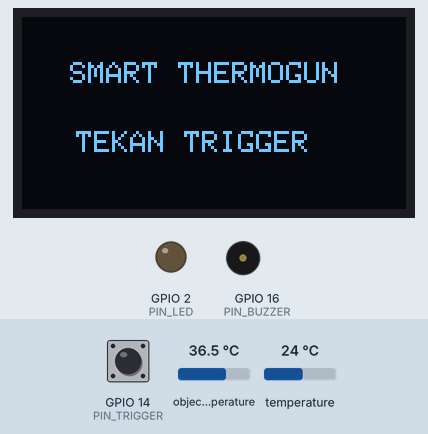
Recording of a sketch running on a simulated ESP32. Parts: 128×64 one-colour display, output pins drawn as LEDs (lit = HIGH), buzzer (waves = sounding). The test bench sets the inputs (shaded band); at power-on: GPIO 14 (PIN_TRIGGER) HIGH, object temperature 36.5 °C, temperature 24 °C. What the sketch prints to the serial monitor is not drawn.

Above: at 1.2 s.
1.3 s: GPIO 14 (PIN_TRIGGER) pulled LOW for 0.15 s
At 1.45 s:
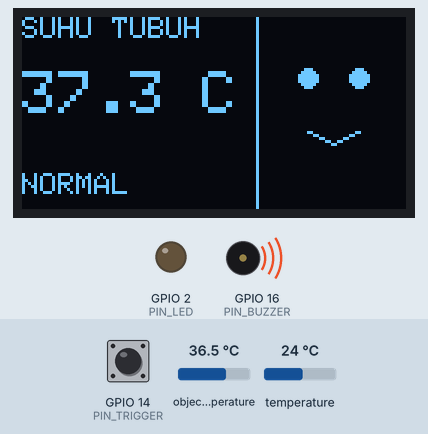
3.0 s: GPIO 14 (PIN_TRIGGER) pulled LOW for 3.2 s
At 4.4 s:
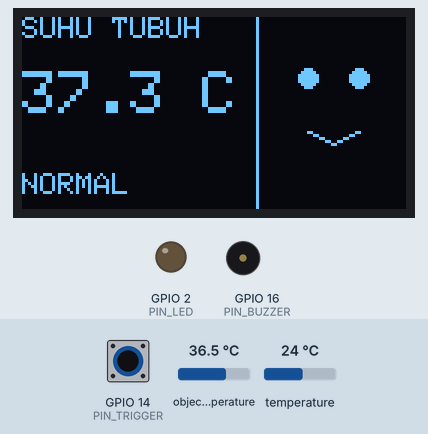
Timing chart, 0 to 6.0 s (numbered marks = the images above; inputs shaded):
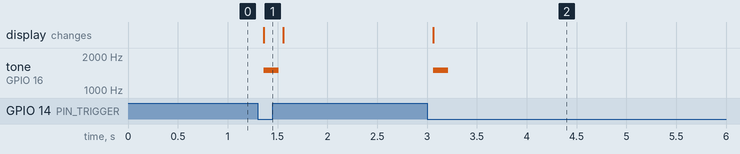

Measured:
- after the input at 1.3 s, tone on GPIO 16 (PIN_BUZZER): silent → 1500 Hz after 0.06 s, → silent 0.15 s later; the display: first differs from a run without the input after 0.06 s (image 1)
- after the input at 3.0 s, tone on GPIO 16 (PIN_BUZZER): silent → 1500 Hz after 0.06 s, → silent 0.15 s later; the display: changes after 0.06 s (image 2)

The sketch:

esp32-thermogun.ino
```cpp
/*
=================================================
THERMOGUN INTERAKTIF FINAL (DISTANCE & AUTO-CONNECT)
ESP32 + MLX90614 + OLED + LED + BUZZER
=================================================
*/

#include <Wire.h>
#include <Adafruit_MLX90614.h>
#include <Adafruit_GFX.h>
#include <Adafruit_SSD1306.h>

// ================= OLED =================
#define SCREEN_WIDTH   128
#define SCREEN_HEIGHT   64
#define OLED_RESET      -1
#define OLED_ADDRESS   0x3C

// ================= PIN ==================
#define PIN_LED         2
#define PIN_BUZZER     16
#define PIN_TRIGGER    14

// ================= SUHU =================
const float OFFSET = 0.5; // Bisa disesuaikan

const float BATAS_RENDAH = 30.0;
const float BATAS_DEMAM  = 37.5;
const float BATAS_KRITIS = 38.5;

// ========================================

Adafruit_SSD1306 display(SCREEN_WIDTH, SCREEN_HEIGHT, &Wire, OLED_RESET);
Adafruit_MLX90614 mlx;

bool triggerSebelumnya = false;

// ========================================
// BUZZER
// ========================================

void beep(int freq, int durasi) {
  tone(PIN_BUZZER, freq);
  delay(durasi);
  noTone(PIN_BUZZER);
}

void bunyiDingin() {
  for (int i = 0; i < 5; i++) {
    digitalWrite(PIN_LED, HIGH);
    beep(300, 70);
    digitalWrite(PIN_LED, LOW);
    delay(120);
  }
}

void bunyiNormal() {
  beep(1500, 150);
}

void bunyiDemam() {
  for (int i = 0; i < 2; i++) {
    digitalWrite(PIN_LED, HIGH);
    beep(2200, 150);
    digitalWrite(PIN_LED, LOW);
    delay(100);
  }
}

void bunyiKritis() {
  tone(PIN_BUZZER, 3000);
  digitalWrite(PIN_LED, HIGH);
}

void stopBuzzer() {
  noTone(PIN_BUZZER);
  digitalWrite(PIN_LED, LOW);
}

// ========================================
// WAJAH
// ========================================

void wajahDingin() {
  display.drawCircle(95, 20, 4, WHITE);
  display.drawCircle(112, 20, 4, WHITE);
  display.fillCircle(95, 20, 1, WHITE);
  display.fillCircle(112, 20, 1, WHITE);
  display.drawLine(95, 38, 100, 35, WHITE);
  display.drawLine(100, 35, 105, 38, WHITE);
  display.drawLine(105, 38, 110, 35, WHITE);
}

void wajahNormal() {
  display.fillCircle(95, 20, 3, WHITE);
  display.fillCircle(112, 20, 3, WHITE);
  display.drawLine(95, 38, 103, 42, WHITE);
  display.drawLine(103, 42, 112, 38, WHITE);
}

void wajahDemam() {
  display.drawLine(93, 18, 99, 24, WHITE);
  display.drawLine(99, 18, 93, 24, WHITE);
  display.drawLine(109, 18, 115, 24, WHITE);
  display.drawLine(115, 18, 109, 24, WHITE);
  display.drawCircle(104, 38, 4, WHITE);
}

void wajahKritis() {
  display.drawCircle(95, 20, 4, WHITE);
  display.drawCircle(112, 20, 4, WHITE);
  display.drawLine(95, 38, 112, 38, WHITE);
}

// ========================================

void tampilStandby() {
  display.clearDisplay();
  display.setTextColor(WHITE);
  display.setTextSize(1);
  display.setCursor(16, 15);
  display.println("SMART THERMOGUN");
  display.setCursor(18, 38);
  display.println("TEKAN TRIGGER");
  display.display();
}

// ========================================

void setup() {
  Serial.begin(115200);
  pinMode(PIN_LED, OUTPUT);
  pinMode(PIN_TRIGGER, INPUT_PULLUP);

  Wire.begin();
  display.begin(SSD1306_SWITCHCAPVCC, OLED_ADDRESS);
  mlx.begin();

  tampilStandby();
}

// ========================================

void loop() {
  bool trigger = !digitalRead(PIN_TRIGGER);

  // STANDBY
  if (!trigger) {
    triggerSebelumnya = false;
    stopBuzzer();
    tampilStandby();
    delay(20);
    return;
  }

  // BACA SUHU
  float suhu_objek = mlx.readObjectTempC();
  float suhu_ambient = mlx.readAmbientTempC();

  // ----------------------------------------------------
  // TRIK SOFTWARE KOMPENSASI JARAK JAUH
  // ----------------------------------------------------
  // Karena FOV sensor ini lebar (90 derajat), membaca dari jauh
  // akan mencampur suhu kulit dengan suhu ruang yang dingin,
  // sehingga hasil drop drastis. Kita "katrol" suhunya secara dinamis.

  float suhu = suhu_objek + OFFSET;

  if (suhu >= 31.0 && suhu < 35.5) {
      // Pembacaan terlalu rendah tapi masuk rentang badan (berarti jarak jauh)
      // Kita interpolasikan menuju 36.5 derajat
      suhu = suhu + ((36.5 - suhu) * 0.6);
  } else if (suhu >= 35.5 && suhu < 37.0) {
      // Jarak lumayan ideal, berikan sedikit boost
      suhu = suhu + 0.3;
  }
  // ----------------------------------------------------

  Serial.print("Suhu: ");
  Serial.println(suhu);

  // ================= OLED =================
  display.clearDisplay();
  display.setTextSize(1);
  display.setCursor(0, 0);
  display.print("SUHU TUBUH");
  display.drawFastVLine(78, 0, 64, WHITE);

  // SUHU
  display.setTextSize(2);
  display.setCursor(0, 18);
  display.print(suhu, 1);
  display.print(" C");

  // STATUS
  display.setTextSize(1);
  display.setCursor(0, 52);

  // ========================================
  if (suhu < BATAS_RENDAH) {
    display.print("DINGIN");
    wajahDingin();
  }
  else if (suhu < BATAS_DEMAM) {
    display.print("NORMAL");
    wajahNormal();
  }
  else if (suhu < BATAS_KRITIS) {
    display.print("DEMAM");
    wajahDemam();
  }
  else {
    display.print("KRITIS");
    wajahKritis();
  }

  // OLED langsung tampil
  display.display();

  // Baru buzzer
  if (!triggerSebelumnya) {
    if (suhu < BATAS_RENDAH)
      bunyiDingin();
    else if (suhu < BATAS_DEMAM)
      bunyiNormal();
    else if (suhu < BATAS_KRITIS)
      bunyiDemam();
  }

  // KRITIS terus bunyi
  if (suhu >= BATAS_KRITIS) {
    bunyiKritis();
  }

  triggerSebelumnya = true;
  delay(20);
}
```
